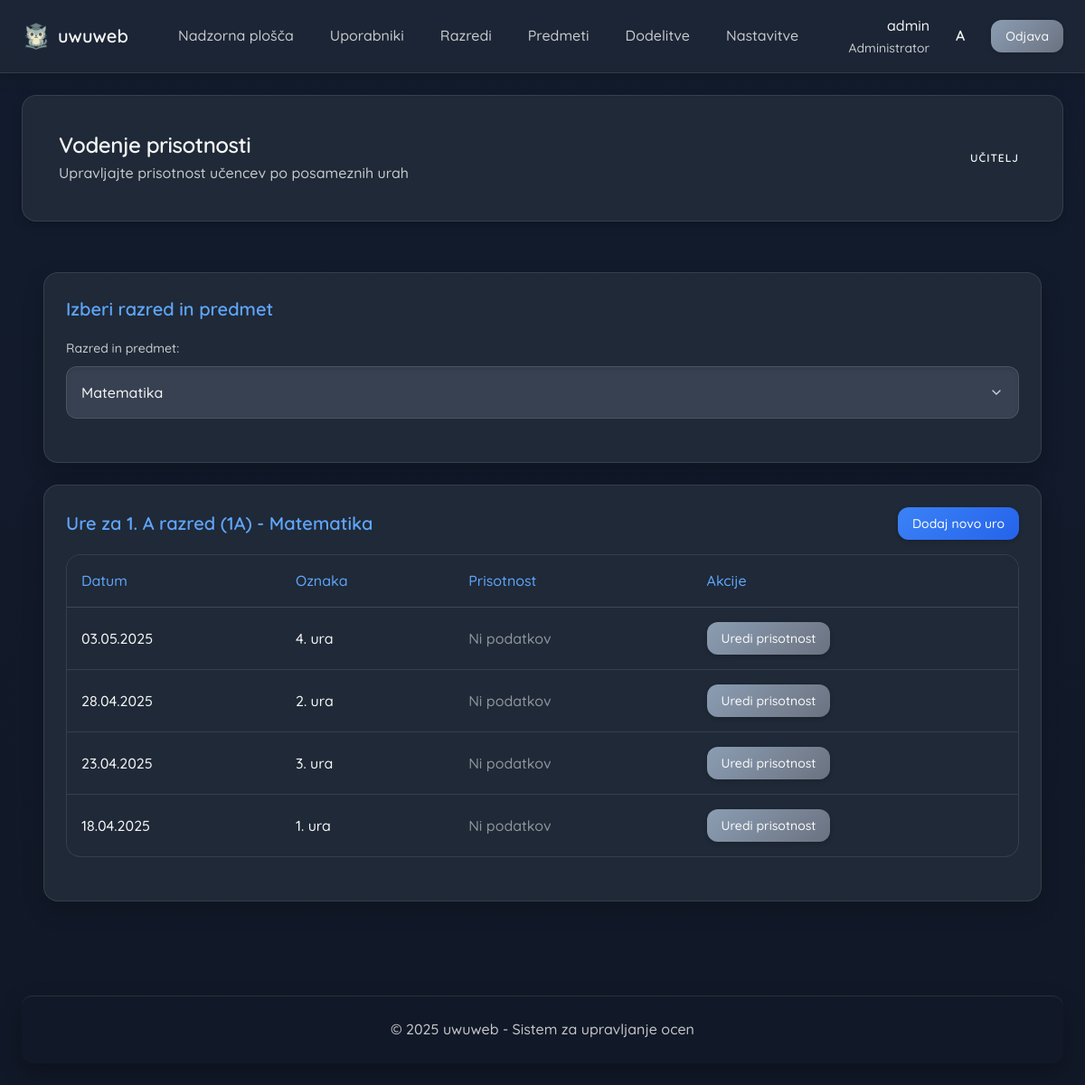
The page /teacher/attendance.php?class_subject_id=1 (signed in) on the database its author committed.
### tables this page shows
CREATE TABLE periods
(
    period_id        INT AUTO_INCREMENT PRIMARY KEY,
    class_subject_id INT         NOT NULL,
    period_date      DATE        NOT NULL,
    period_label     VARCHAR(50) NOT NULL,
    CONSTRAINT periods_ibfk_1 FOREIGN KEY (class_subject_id) REFERENCES class_subjects (class_subject_id)
);

### includes/auth.php (called while the page is built, shortened)
<?php
function getUserId(): int|null
{
    return $_SESSION['user_id'] ?? null;
}

### teacher/attendance.php (the view, shortened to what this page needs)
<?php
require_once '../includes/auth.php';
require_once '../includes/functions.php';
require_once '../includes/header.php';
$teacherId = getTeacherId();
$teacherClasses = getTeacherClasses($teacherId);
$groupedClasses = [];
foreach ($teacherClasses as $class) {
    $classId = $class['class_id'];
    if (!isset($groupedClasses[$classId])) {
        $groupedClasses[$classId] = [
            'class_id' => $classId,
            'class_name' => $class['class_title'] . ' (' . $class['class_code'] . ')',
            'subjects' => []
        ];
    }
    $groupedClasses[$classId]['subjects'][] = [
        'class_subject_id' => $class['class_subject_id'],
        'subject_name' => $class['subject_name']
    ];
}
$teacherClasses = array_values($groupedClasses);
$selectedClassSubject = isset($_GET['class_subject_id']) ? (int)$_GET['class_subject_id'] : 0;
$classSubjectName = '';
$periods = [];
if ($selectedClassSubject > 0) if (!teacherHasAccessToClassSubject($selectedClassSubject, $teacherId)) {
    echo "Nimate dostopa do izbranega razreda ali predmeta.";
    $selectedClassSubject = 0;
} else {
    $periods = getClassPeriods($selectedClassSubject);
    foreach ($teacherClasses as $class) foreach ($class['subjects'] as $subject) if ($subject['class_subject_id'] == $selectedClassSubject) {
        $classSubjectName = $class['class_name'] . ' - ' . $subject['subject_name'];
        break 2;
    }
}
?>
<div class="container">
    <div class="section">
        <div class="card mb-lg">
            <div class="card__title">Izberi razred in predmet</div>
            <div class="card__content">
                <form method="GET" action="attendance.php" class="mb-md">
                    <div class="form-group">
                        <label for="class_subject_selector" class="form-label">Razred in predmet:</label>
                        <select id="class_subject_selector" name="class_subject_id" class="form-select"
                                onchange="this.form.submit()">
                            <?php foreach ($teacherClasses as $class): ?>
                                <optgroup label="<?= htmlspecialchars($class['class_name']) ?>">
                                    <?php foreach ($class['subjects'] as $subject): ?>
                                        <option value="<?= $subject['class_subject_id'] ?>"
                                            <?= ($selectedClassSubject == $subject['class_subject_id']) ? 'selected' : '' ?>>
                                            <?= htmlspecialchars($subject['subject_name']) ?>
                                        </option>
                                    <?php endforeach; ?>
                                </optgroup>
                            <?php endforeach; ?>
                        </select>
                    </div>
                </form>
            </div>
        </div>
        <?php if ($selectedClassSubject > 0): ?>
            <div class="card mb-lg">
                <div class="card__title">
                    <div class="d-flex items-center justify-between">
                        <span>Ure za <?= htmlspecialchars($classSubjectName) ?></span>
                        <button data-open-modal="addPeriodModal" class="btn btn-primary btn-sm">
                            Dodaj novo uro
                        </button>
                    </div>
                </div>
                <div class="card__content">
                    <?php if (empty($periods)): ?>
                        <p class="text-disabled">Ni zabeleženih ur za ta razred in predmet.</p>
                    <?php else: ?>
                        <div class="table-responsive">
                            <table class="data-table">
                                <thead>
                                <tr>
                                    <th>Datum</th>
                                    <th>Oznaka</th>
                                    <th>Prisotnost</th>
                                    <th>Akcije</th>
                                </tr>
                                </thead>
                                <tbody>
                                <?php foreach ($periods as $period): ?>
                                    <tr>
                                        <td><?= formatDateDisplay($period['period_date']) ?></td>
                                        <td><?= htmlspecialchars($period['period_label']) ?></td>
                                        <td>
                                            <?php
                                            $presentCount = $period['present_count'] ?? 0;
                                            $absentCount = $period['absent_count'] ?? 0;
                                            $lateCount = $period['late_count'] ?? 0;
                                            $total = $presentCount + $absentCount + $lateCount;
                                            if ($total > 0) {
                                                $presentPercentage = round(($presentCount / $total) * 100);
                                                echo "<div class='d-flex items-center gap-sm'>";
                                                echo "<div class='attendance-status status-present'></div> $presentCount";
                                                echo "<div class='attendance-status status-absent'></div> $absentCount";
                                                echo "<div class='attendance-status status-late'></div> $lateCount";
                                                echo "</div>";
                                            } else echo "<span class='text-disabled'>Ni podatkov</span>";
                                            ?>
                                        </td>
                                        <td>
                                            <a href="attendance.php?class_subject_id=<?= $selectedClassSubject ?>&period_id=<?= $period['period_id'] ?>"
                                               class="btn btn-secondary btn-sm">Uredi prisotnost</a>
                                        </td>
                                    </tr>
                                <?php endforeach; ?>
                                </tbody>
                            </table>
                        </div>
                    <?php endif; ?>
                </div>
            </div>
        <?php endif; ?>
    </div>
</div>
<?php
include_once '../includes/footer.php';
?>

### rows shown on the page
periods: period_date "03.05.2025", period_label "4. ura"
periods: period_date "28.04.2025", period_label "2. ura"
periods: period_date "23.04.2025", period_label "3. ura"
periods: period_date "18.04.2025", period_label "1. ura"

### other values the page prints
$username "admin"
$roleName "Administrator"
mb_substr($username, 0, 1) "A"
$title "Vodenje prisotnosti"
$description "Upravljajte prisotnost učencev po posameznih urah"
$displayRoleText "UČITELJ"
$classSubjectName "1. A razred (1A) - Matematika"
form field class_subject_id "Matematika"
